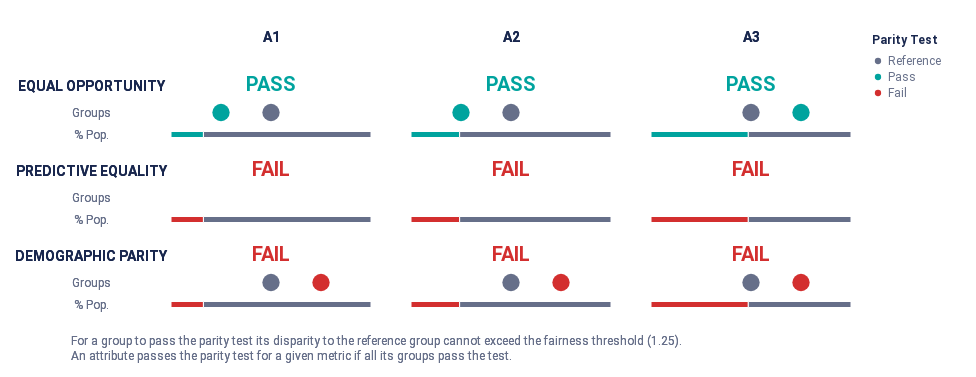

The cell this chart's notebook holds for it:
### Code cell
audit_extreme_bias.summary_plot(["tpr", "fpr", "pprev"])
